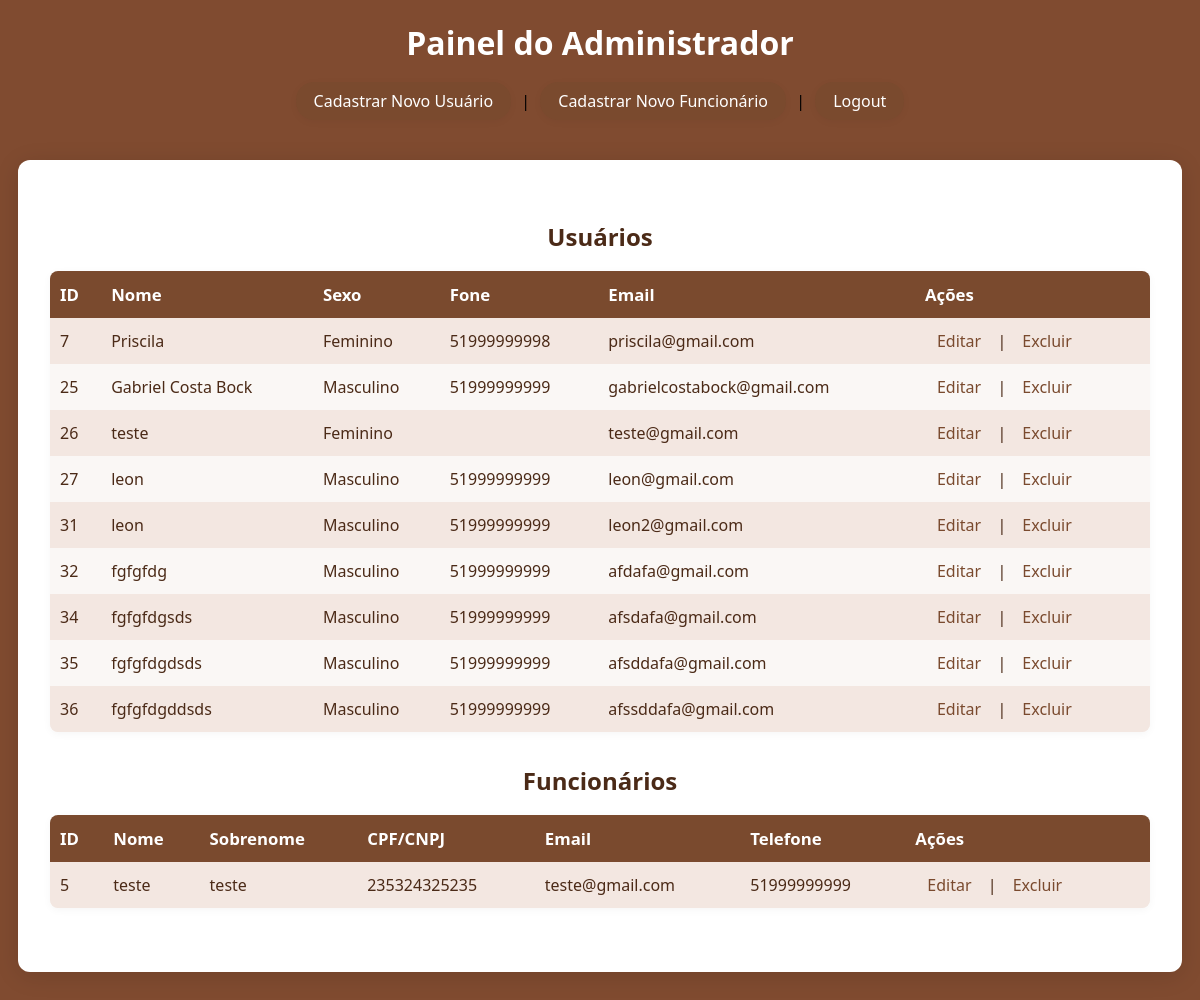
/admin/painel_admin.php (signed in), run on the app's committed database.
### tables this page shows
CREATE TABLE `usuarios` (
  `id` int(11) NOT NULL AUTO_INCREMENT,
  `nome` varchar(255) NOT NULL,
  `sexo` char(1) NOT NULL,
  `fone` varchar(15) NOT NULL,
  `email` varchar(100) NOT NULL,
  `senha` varchar(255) NOT NULL,
  `chave_recuperar_senha` varchar(255) DEFAULT NULL,
  `codigo_autenticacao` varchar(20) DEFAULT NULL,
  `data_codigo_autenticacao` datetime DEFAULT NULL,
  `is_admin` tinyint(1) DEFAULT 0,
  `foto` varchar(255) DEFAULT NULL,
  PRIMARY KEY (`id`),
  UNIQUE KEY `email` (`email`)
);

CREATE TABLE `funcionarios` (
  `id` int(11) NOT NULL AUTO_INCREMENT,
  `usuario_id` int(11) DEFAULT NULL,
  `nome` varchar(100) NOT NULL,
  `sobrenome` varchar(100) NOT NULL,
  `data_nascimento` date DEFAULT NULL,
  `cpf_cnpj` varchar(20) DEFAULT NULL,
  `sexo` enum('M','F','Outro') DEFAULT NULL,
  `telefone` varchar(20) DEFAULT NULL,
  `email` varchar(100) DEFAULT NULL,
  `endereco` text DEFAULT NULL,
  `estado_civil` varchar(50) DEFAULT NULL,
  `raca_cor` varchar(50) DEFAULT NULL,
  `escolaridade` varchar(100) DEFAULT NULL,
  `nacionalidade` varchar(50) DEFAULT NULL,
  `rg` varchar(20) DEFAULT NULL,
  `foto` varchar(255) DEFAULT NULL,
  PRIMARY KEY (`id`),
  UNIQUE KEY `cpf_cnpj` (`cpf_cnpj`),
  KEY `usuario_id` (`usuario_id`),
  CONSTRAINT `funcionarios_ibfk_1` FOREIGN KEY (`usuario_id`) REFERENCES `usuarios` (`id`) ON DELETE CASCADE
);

### conexao/funcoes.php (called while the page is built, shortened)
<?php
class Usuario
{
    private $conn;
    private $table_name = "usuarios";
    public function __construct($db)
    {
        $this->conn = $db;
    }
    public function ler()
    {
        $query = "SELECT * FROM " . $this->table_name;
        $stmt = $this->conn->prepare($query);
        $stmt->execute();
        return $stmt;
    }
}
?>
<?php
class Funcionario
{
    private $conn;
    private $table = "funcionarios";
    public function __construct($db)
    {
        $this->conn = $db;
    }
    public function listarTodos()
    {
        $sql = "SELECT * FROM {$this->table}";
        return $this->conn->query($sql)->fetchAll(PDO::FETCH_ASSOC);
    }
}
?>

### admin/painel_admin.php (the view, shortened to what this page needs)
<?php
include_once '../conexao/config.php';
include_once '../conexao/funcoes.php';
$db = (new Database())->getConnection();
$usuario = new Usuario($db);
$funcionario = new Funcionario($db);
$usuarios = $usuario->ler();
$funcionarios = $funcionario->listarTodos();
?>
<!DOCTYPE html>
<html lang="pt-br">
<head>
    <link rel="stylesheet" href="../styles/stylesPainelAdmin.css">
</head>
<body>
    <h1>Painel do Administrador</h1>
    <div class="painel-links">
        <a href="../crudUsuarios/cadastro_usuario.php">Cadastrar Novo Usuário</a> |
        <a href="../crudFuncionario/cadastrar_funcionario.php">Cadastrar Novo Funcionário</a> |
        <a href="../logout.php">Logout</a>
    </div>
    <div class="painel-container">
        <h2>Usuários</h2>
        <table>
            <tr>
                <th>ID</th>
                <th>Nome</th>
                <th>Sexo</th>
                <th>Fone</th>
                <th>Email</th>
                <th>Ações</th>
            </tr>
            <?php while ($row = $usuarios->fetch(PDO::FETCH_ASSOC)) : ?>
                <tr>
                    <td data-label="ID"><?php echo $row['id']; ?></td>
                    <td data-label="Nome"><?php echo $row['nome']; ?></td>
                    <td data-label="Sexo"><?php echo ($row['sexo'] === 'M') ? 'Masculino' : 'Feminino'; ?></td>
                    <td data-label="Fone"><?php echo $row['fone']; ?></td>
                    <td data-label="Email"><?php echo $row['email']; ?></td>
                    <td data-label="Ações">
                        <a href="../crudUsuarios/editar_usuario.php?id=<?php echo $row['id']; ?>">Editar</a> |
                        <a href="../crudUsuarios/excluir_usuario.php?id=<?php echo $row['id']; ?>" onclick="return confirm('Excluir este usuário?')">Excluir</a>
                    </td>
                </tr>
            <?php endwhile; ?>
        </table>
        <h2>Funcionários</h2>
        <table>
            <tr>
                <th>ID</th>
                <th>Nome</th>
                <th>Sobrenome</th>
                <th>CPF/CNPJ</th>
                <th>Email</th>
                <th>Telefone</th>
                <th>Ações</th>
            </tr>
            <?php foreach ($funcionarios as $f) : ?>
                <tr>
                    <td data-label="ID"><?php echo $f['id']; ?></td>
                    <td data-label="Nome"><?php echo $f['nome']; ?></td>
                    <td data-label="Sobrenome"><?php echo $f['sobrenome']; ?></td>
                    <td data-label="CPF/CNPJ"><?php echo $f['cpf_cnpj']; ?></td>
                    <td data-label="Email"><?php echo $f['email']; ?></td>
                    <td data-label="Telefone"><?php echo $f['telefone']; ?></td>
                    <td data-label="Ações">
                        <a href="../crudFuncionarios/editar_funcionario.php?id=<?php echo $f['id']; ?>">Editar</a> |
                        <a href="../crudFuncionarios/excluir_funcionario.php?id=<?php echo $f['id']; ?>" onclick="return confirm('Excluir este funcionário?')">Excluir</a>
                    </td>
                </tr>
            <?php endforeach; ?>
        </table>
    </div>
</body>
</html>

### styles/stylesPainelAdmin.css (style rules this page uses)
html { scroll-behavior: smooth; }
body { background: #804B30; margin: 0; font-family: 'Segoe UI', Arial, sans-serif; min-height: 100vh; }
.painel-container { background: #fff; color: #4B2A17; border-radius: 12px; box-shadow: 0 4px 24px rgba(0, 0, 0, 0.12); padding: 40px 32px 32px 32px; max-width: 1100px; width: 98%; margin: 40px auto; }
h1, h2 { color: #4B2A17; margin-bottom: 18px; text-align: center; }
a, .painel-container a { color: #7a4a2e; text-decoration: none; font-weight: 500; margin: 0 4px; transition: color 0.2s; }
h1 { color: #fff; margin-bottom: 18px; text-align: center; }
.painel-links { text-align: center; margin-bottom: 28px; }
.painel-links a { color: #fff; background: #7a4a2e; padding: 8px 18px; border-radius: 18px; margin: 0 6px; font-weight: 500; text-decoration: none; transition: background 0.2s, color 0.2s; display: inline-block; box-shadow: 0 2px 8px rgba(0, 0, 0, 0.04); }
table { width: 100%; border-collapse: collapse; margin-bottom: 32px; background: #faf7f5; border-radius: 8px; overflow: hidden; box-shadow: 0 2px 8px rgba(0, 0, 0, 0.04); }
th, td { padding: 12px 10px; text-align: left; }
th { background: #7a4a2e; color: #fff; font-weight: 600; font-size: 1.05rem; }
tr:nth-child(even) { background: #f3e7e1; }
td a { color: #7a4a2e; font-weight: 500; padding: 2px 8px; border-radius: 6px; transition: background 0.2s; }

### data on the page
usuarios: id "7", nome "Priscila", sexo "Feminino", fone "51999999998", email "priscila@gmail.com"
usuarios: id "25", nome "Gabriel Costa Bock", sexo "Masculino", fone "51999999999", email "gabrielcostabock@gmail.com"
usuarios: id "26", nome "teste", sexo "Feminino", email "teste@gmail.com"
usuarios: id "27", nome "leon", sexo "Masculino", fone "51999999999", email "leon@gmail.com"
usuarios: id "31", nome "leon", sexo "Masculino", fone "51999999999", email "leon2@gmail.com"
usuarios: id "32", nome "fgfgfdg", sexo "Masculino", fone "51999999999", email "afdafa@gmail.com"
usuarios: id "34", nome "fgfgfdgsds", sexo "Masculino", fone "51999999999", email "afsdafa@gmail.com"
usuarios: id "35", nome "fgfgfdgdsds", sexo "Masculino", fone "51999999999", email "afsddafa@gmail.com"
usuarios: id "36", nome "fgfgfdgddsds", sexo "Masculino", fone "51999999999", email "afssddafa@gmail.com"
funcionarios: id "5", nome "teste", sobrenome "teste", cpf_cnpj "235324325235", email "teste@gmail.com", telefone "51999999999"
